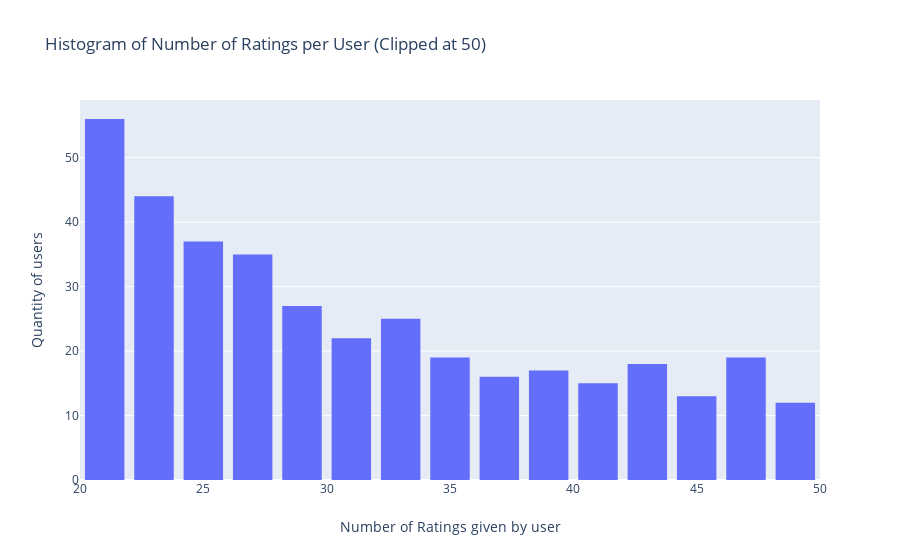

The cell this chart's notebook holds for it:
### Markdown cell above
### Histogram of Number of Ratings Per User

### Code cell
df = data.groupby('user id')['rating'].count().clip(upper=50) # number of ratings which one user gave

# Create trace
trace = go.Histogram(x = df.values,
                     name = 'Ratings',
                     xbins = dict(start = 0,
                                  end = 50,
                                  size = 2))
# Create layout
layout = go.Layout(title = 'Histogram of Number of Ratings per User (Clipped at 50)',
                   xaxis = dict(title = 'Number of Ratings given by user'),
                   yaxis = dict(title = 'Quantity of users'),
                   bargap = 0.2)

# Create plot
fig = go.Figure(data=[trace], layout=layout)
iplot(fig)

### Figure 1 — Plotly figure (JSON) as saved in the notebook; plotly's stock layout.template omitted (floating-point values rounded to 4 significant figures; data arrays with more than 128 entries replaced by an {"elided": "..."} marker saying what was removed)
{"data": [{"name": "Ratings", "type": "histogram", "x": {"elided": "943 int values"}, "xbins": {"end": 50, "size": 2, "start": 0}}], "layout": {"bargap": 0.2, "title": {"text": "Histogram of Number of Ratings per User (Clipped at 50)"}, "xaxis": {"title": {"text": "Number of Ratings given by user"}}, "yaxis": {"title": {"text": "Quantity of users"}}}}
